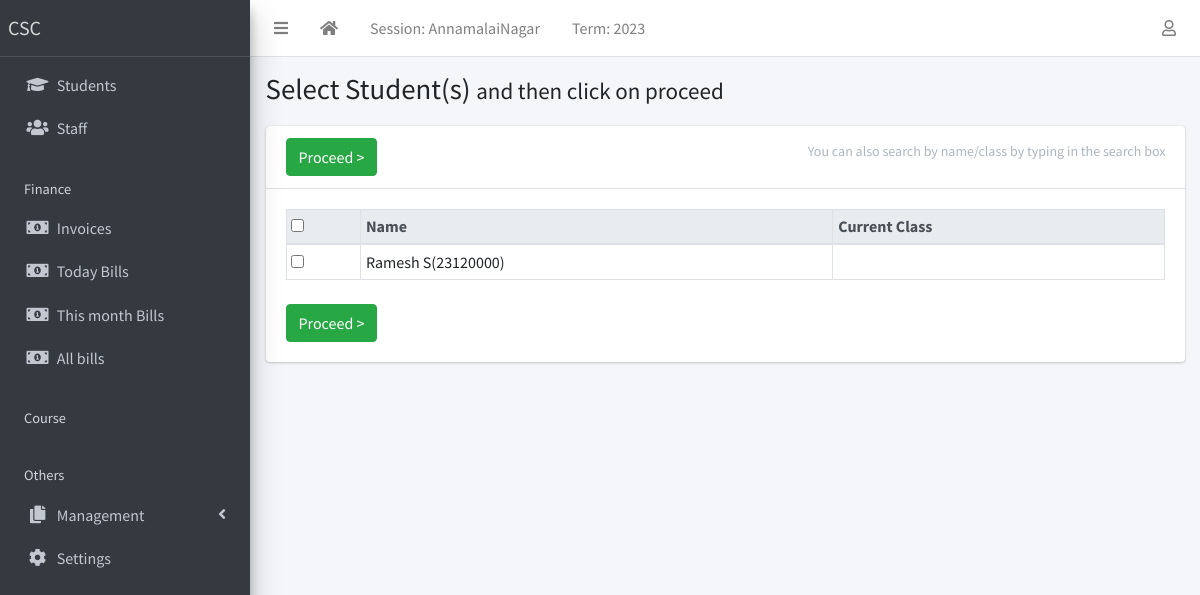
The app's page /result/create/ (signed in), older data.
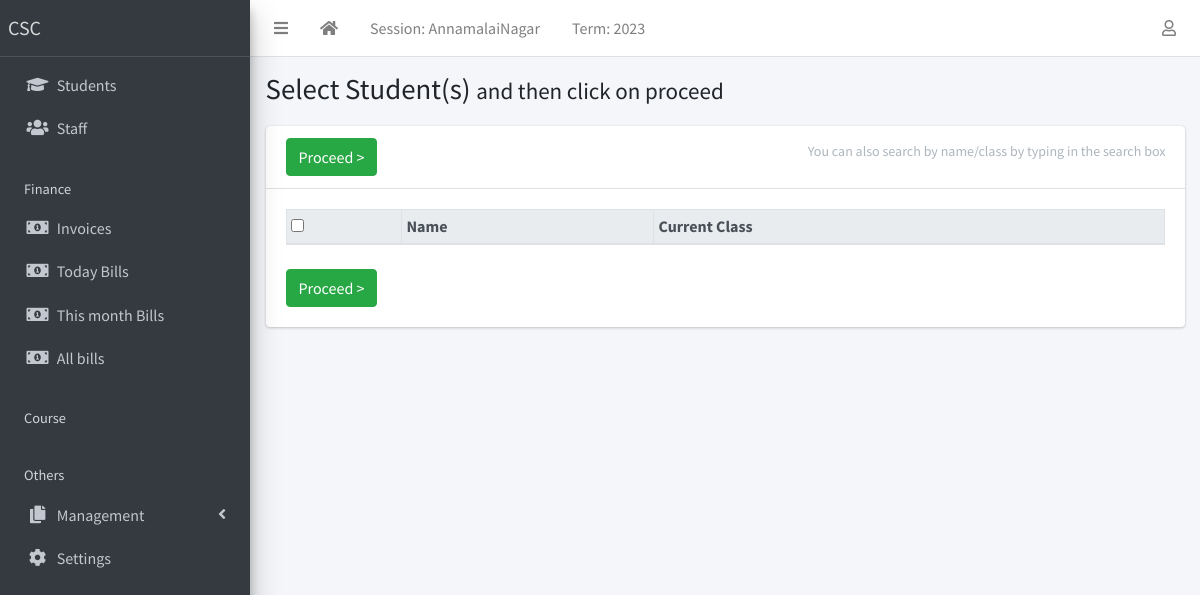
The same page, newer data.
### apps/students/models.py (models this page shows, shortened)
class Student(models.Model):
    GENDER_CHOICES = [("male", "Male"), ("female", "Female"),("others","others")]
    RELIGION_CHOICE = [('Hindu','Hindu'),('Christian','Christian'),('Muslim','Muslim'),("others","others")]
    COMMUNITY_CHOICE = [('OC','OC'),('BC','BC'),('MBC','MBC'),('ST/SC','ST/SC'),("others","others")]
    STUDENT_ROLE_CHOICES = [
        ("Employed", "Employed"),
        ("Unemployed", "Unemployed"),
        ("Housewife", "Housewife"),
        ("Businessman", "Businessman"),
        ("Student", "Student"),
        ("Others", "Others"),
    ]
    STATUS_CHOICES = [("active", "Active"), ("inactive", "Inactive")]
    if_enq = models.ForeignKey(Enquiry,on_delete=models.CASCADE,default=None,null=True)
    current_status = models.CharField(
        max_length=10, choices=STATUS_CHOICES, default="active"
    )
    student_name = models.CharField("Student Name", max_length=255, blank=False, default="")
    enrol_no = models.IntegerField("Enrollment Number",default=0,null=False,unique=True)
    rel_name = models.CharField(
                default=None, max_length=255, verbose_name="Father/Husband Name"
            )
    rel_occupation = models.CharField("Father/Husband Occupation",max_length=255,default=None,null=False)
    date_of_birth = models.DateField(
                default=timezone.now, verbose_name="Date of Birth"
            )
    age = models.IntegerField("Age",default=0,blank=True)
    gender = models.CharField("Gender", max_length=10, choices=GENDER_CHOICES, default="male")
    religion = models.CharField("Religion",max_length=554,default="Hindu",choices=RELIGION_CHOICE)
    community = models.CharField("Community",max_length=524,default="OC", choices=COMMUNITY_CHOICE)
    occupation = models.CharField(
                choices=[
                    ("Employed", "Employed"),
                    ("Unemployed", "Unemployed"),
                    ("Housewife", "Housewife"),
                    ("Businessman", "Businessman"),
                    ("Student", "Student"),
                    ("Others", "Others"),
                ],
                default="Student",
                max_length=1024,
                verbose_name="Student Occupation",
            )
    student_company_name = models.CharField(
                blank=True,
                max_length=1024,
                null=True,
                verbose_name="If Emloyed Company Name",
            )
    aadhar_no = models.BigIntegerField("Aadhar Number",null=True,default=None,blank=True)
    mobile_num_regex = RegexValidator(
        regex="^[0-9]{10,15}$", message="Entered mobile number isn't in a right format!"
    )
    mobile_number = models.CharField("Mobile Number",
        validators=[mobile_num_regex], max_length=13, blank=True
    )
    email = models.EmailField("Email", blank=False, default="")
    passport = models.ImageField("Photo",blank=True, upload_to="students/passports/")
    address = models.CharField("Address", max_length=255,default=None,blank=True)
    address1 = models.CharField("Address Line 2", max_length=255,default=None,blank=True,null=True)
    address2 = models.CharField("Address Line 3", max_length=255,default=None,blank=True,null=True)
    taluka = models.CharField("Taluk",max_length=255,default=None,blank=True,null=True)
    district = models.CharField("District",max_length=255,default=None,blank=True,null=True)
    pincode = models.IntegerField("Pincode", blank=True, default=None)
    date_of_admission = models.DateField(default=timezone.now)
    course = models.CharField("Course",max_length=1024,null=False,default="HDCA")
    class_time = models.CharField("Class Timinig",default="2pm - 4pm",max_length=255,null=False)
    total_fee = models.IntegerField("Total Fees",null=False,default=0)
    remark = models.CharField("Remark",max_length=500,default=None,blank=True)
    last_updated = models.DateTimeField(auto_now=True)
    class Meta:
        ordering = ["enrol_no"]
    def __str__(self):
        return f"{self.student_name}({self.enrol_no})"

### apps/result/views.py (the view, shortened to what this page needs)
# urls.py: path("create/", create_result, name="create-result"),
@login_required
def create_result(request):
    students = Student.objects.all()
    return render(request, "result/create_result.html", {"students": students})

### apps/corecode/context_processors.py (called while the page is built)
def site_defaults(request):
    current_session = AcademicSession.objects.get(current=True)
    current_term = AcademicTerm.objects.get(current=True)
    vals = SiteConfig.objects.all()
    contexts = {
        "current_session": current_session.name,
        "current_term": current_term.name,
    }
    for val in vals:
        contexts[val.key] = val.value
    return contexts

### apps/result/templates/result/create_result.html (shortened to what this page needs)
{% extends 'base.html' %}
{% block title %}
  Select Student(s) <span class="small">and then click on proceed</span>
{% endblock title %}
{% block content-header %}
  <form method="POST">
  <div class="card-header">
    <h3 class="card-title">
      <input type="submit" class="btn btn-success" value="Proceed >">
    </h3>
    <div class="card-tools">
      <p class="small btn btn-tool">You can also search by name/class by typing in the search box</p>
    </div>
  </div>
{% endblock content-header %}
{% block content %}
  <table id="studenttable" class="table table-sm table-bordered" data-page-length='100'>
    <thead class="thead-light">
      <tr>
        <th><input type="checkbox" id="selecter"></th>
        <th>Name</th>
        <th>Current Class</th>
      </tr>
    </thead>
    <tbody>
      {% for student in students %}
        <tr>
          <td><input type="checkbox" id="{{ student.id }}" name="students" value="{{ student.id}}"></td>
          <td>{{student}} </td>
          <td>{{student.current_class}}</td>
        </tr>
      {% endfor %}
    </tbody>
  </table>
  <input type="submit" class="btn btn-success mt-2" value="Proceed >">
</form>
{% endblock content %}

Row changes from the older to the newer data that the page shows:
removed Student: student_name+enrol_no "Ramesh S(23120000)"
